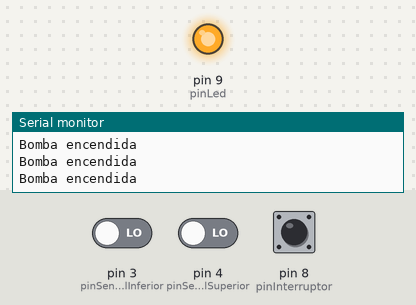
The sketch below on a simulated Arduino Uno, built with avr-gcc and run on an emulated ATmega328P. On the bench: output pins drawn as LEDs (lit = HIGH), the last lines printed to the serial monitor. Inputs (shaded band) come from the test bench; at power-on: pin 8 (pinInterruptor) HIGH, pin 3 (pinSensorNivelInferior) LOW, pin 4 (pinSensorNivelSuperior) LOW.

Above: at 6.8 s.
6.9 s: pin 8 (pinInterruptor) pulled LOW for 3 s
At 10.1 s:
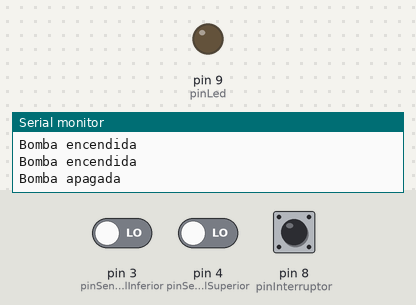
Timing chart, 0 to 13.5 s (numbered marks = the images above; inputs shaded):
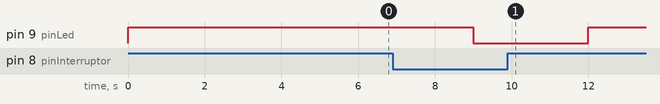

The sketch:

sensor_nivel_flotador_max_min.ino
```cpp
#define pinSensorNivelSuperior 4
#define pinSensorNivelInferior 3
#define pinInterruptor 8
#define pinLed 9

boolean aNivelMaximo;
boolean aNivelMinimo;
bool encendidoBombaAguaRecirculacion;

void setup()
{
  pinMode(pinSensorNivelSuperior, INPUT);
  pinMode(pinSensorNivelInferior, INPUT);
  pinMode(pinInterruptor, INPUT_PULLUP);
  pinMode(pinLed, OUTPUT);

  Serial.begin(9600);

  aNivelMaximo = false;
  aNivelMinimo = false;
  encendidoBombaAguaRecirculacion = false;
}

void loop()
{
  if (digitalRead(pinSensorNivelInferior) == HIGH)
  {
    aNivelMinimo = true;
  }
  else
  {
    aNivelMinimo = false;
  }

  if (digitalRead(pinSensorNivelSuperior) == HIGH)
  {
    aNivelMaximo = true;
  }
  else
  {
    aNivelMaximo = false;
  }

  if (aNivelMaximo && aNivelMinimo)
  {
    encendidoBombaAguaRecirculacion = true;
  }
  else
  {
    if (!aNivelMinimo)
    {
      encendidoBombaAguaRecirculacion = false;
    }
  }

  byte lecturaInterruptor = digitalRead(pinInterruptor);
  if (encendidoBombaAguaRecirculacion || lecturaInterruptor == HIGH)
  {
    //encender rele 1
    Serial.println("Bomba encendida");
    digitalWrite(pinLed, HIGH);
  }
  else
  {
    //apagar rele 2
    Serial.println("Bomba apagada");
    digitalWrite(pinLed, LOW);
  }
  delay(3000);
}
```

Measured:
- after the input at 6.9 s, pin 9 (pinLed): HIGH → LOW after 2.1 s, → HIGH 3.0 s later
